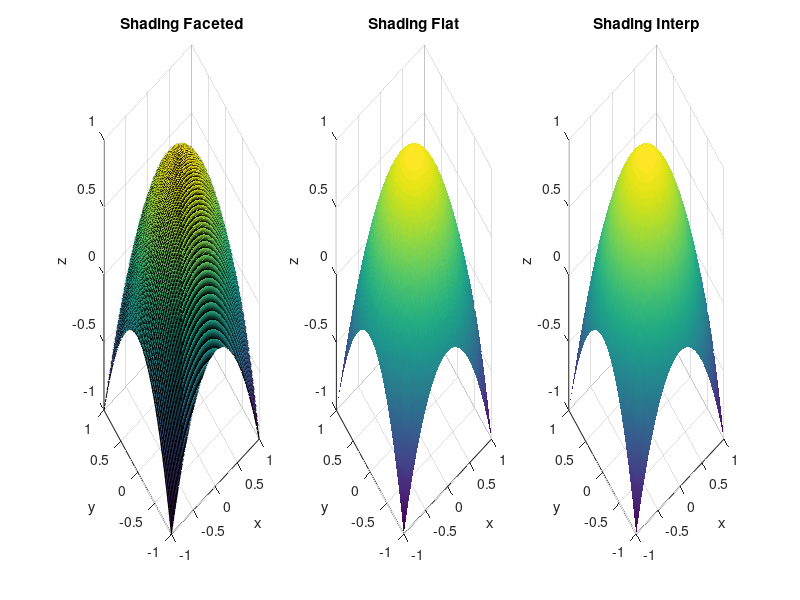

This chart was generated by the following MATLAB code:
clear;
clc;
close all;

x = linspace(-1, 1, 100);
y = linspace(-1, 1, 100);

[X, Y] = meshgrid(x, y);

Z = 1 - (X.^2 + Y.^2);

figure;

subplot(1,3,1);
surf(X, Y, Z);
shading faceted;
xlabel('x');
ylabel('y');
zlabel('z');
title('Shading Faceted');
grid on;

subplot(1,3,2);
surf(X, Y, Z);
shading flat;
xlabel('x');
ylabel('y');
zlabel('z');
title('Shading Flat');
grid on;

subplot(1,3,3);
surf(X, Y, Z);
shading interp;
xlabel('x');
ylabel('y');
zlabel('z');
title('Shading Interp');
grid on;
